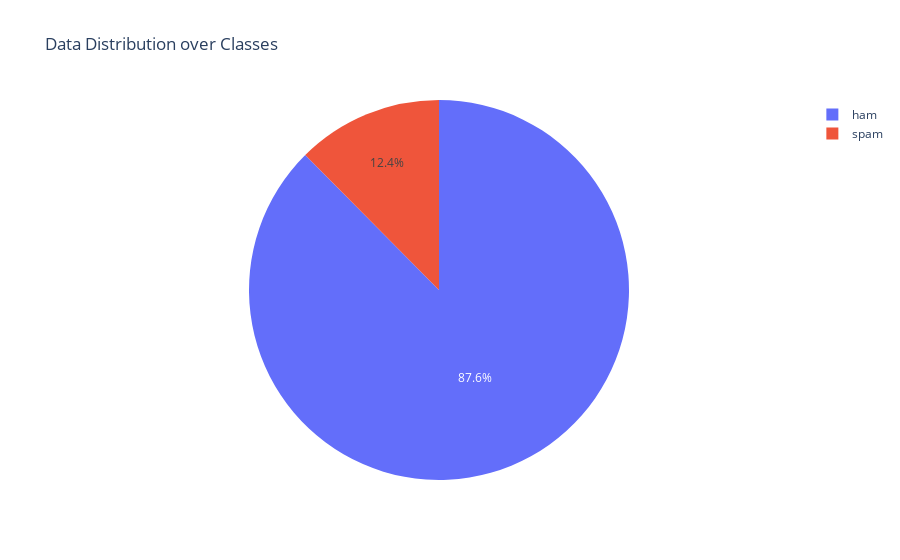

This figure's notebook cell:
### Code cell
#observing data distribution over targets (pie chart)

#calculating class distribution
class_distribution = df['target'].value_counts().reset_index()
class_distribution.columns = ['Category', 'Counts']

#mapping to readable names
class_distribution['Category'] = class_distribution['Category'].map({0: 'ham', 1: 'spam'})

# Criar o gráfico de pizza
fig = px.pie(class_distribution, values='Counts', names='Category', title='Data Distribution over Classes')
fig.show()

### Figure 1 — Plotly figure (JSON) as saved in the notebook; plotly's stock layout.template omitted (floating-point values rounded to 4 significant figures)
{"data": [{"domain": {"x": [0, 1], "y": [0, 1]}, "hovertemplate": "Category=%{label}<br>Counts=%{value}<extra></extra>", "labels": ["ham", "spam"], "legendgroup": "", "name": "", "showlegend": true, "type": "pie", "values": [4516, 641]}], "layout": {"legend": {"tracegroupgap": 0}, "title": {"text": "Data Distribution over Classes"}}}
